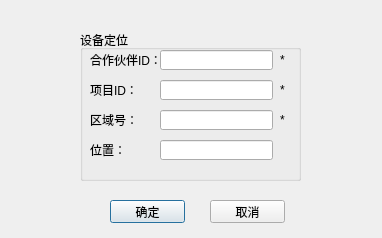
<?xml version="1.0" encoding="UTF-8"?>
<ui version="4.0">
 <class>SearchDlg</class>
 <widget class="QDialog" name="SearchDlg">
  <property name="geometry">
   <rect>
    <x>0</x>
    <y>0</y>
    <width>382</width>
    <height>238</height>
   </rect>
  </property>
  <property name="windowTitle">
   <string>Dialog</string>
  </property>
  <widget class="QGroupBox" name="groupBox_7">
   <property name="geometry">
    <rect>
     <x>80</x>
     <y>30</y>
     <width>221</width>
     <height>151</height>
    </rect>
   </property>
   <property name="title">
    <string>设备定位</string>
   </property>
   <widget class="QLabel" name="label_4">
    <property name="geometry">
     <rect>
      <x>10</x>
      <y>20</y>
      <width>71</width>
      <height>20</height>
     </rect>
    </property>
    <property name="text">
     <string>合作伙伴ID：</string>
    </property>
   </widget>
   <widget class="QLabel" name="label_6">
    <property name="geometry">
     <rect>
      <x>10</x>
      <y>50</y>
      <width>71</width>
      <height>20</height>
     </rect>
    </property>
    <property name="text">
     <string>项目ID：</string>
    </property>
   </widget>
   <widget class="QLineEdit" name="lineEdit">
    <property name="geometry">
     <rect>
      <x>80</x>
      <y>20</y>
      <width>113</width>
      <height>20</height>
     </rect>
    </property>
   </widget>
   <widget class="QLineEdit" name="lineEdit_2">
    <property name="geometry">
     <rect>
      <x>80</x>
      <y>50</y>
      <width>113</width>
      <height>20</height>
     </rect>
    </property>
   </widget>
   <widget class="QLabel" name="label_7">
    <property name="geometry">
     <rect>
      <x>10</x>
      <y>80</y>
      <width>71</width>
      <height>20</height>
     </rect>
    </property>
    <property name="text">
     <string>区域号：</string>
    </property>
   </widget>
   <widget class="QLineEdit" name="lineEdit_3">
    <property name="geometry">
     <rect>
      <x>80</x>
      <y>80</y>
      <width>113</width>
      <height>20</height>
     </rect>
    </property>
   </widget>
   <widget class="QLabel" name="label_12">
    <property name="geometry">
     <rect>
      <x>10</x>
      <y>110</y>
      <width>71</width>
      <height>20</height>
     </rect>
    </property>
    <property name="text">
     <string>位置：</string>
    </property>
   </widget>
   <widget class="QLineEdit" name="lineEdit_8">
    <property name="geometry">
     <rect>
      <x>80</x>
      <y>110</y>
      <width>113</width>
      <height>20</height>
     </rect>
    </property>
   </widget>
   <widget class="QLabel" name="label_13">
    <property name="geometry">
     <rect>
      <x>200</x>
      <y>20</y>
      <width>21</width>
      <height>20</height>
     </rect>
    </property>
    <property name="text">
     <string>*</string>
    </property>
   </widget>
   <widget class="QLabel" name="label_14">
    <property name="geometry">
     <rect>
      <x>200</x>
      <y>50</y>
      <width>21</width>
      <height>20</height>
     </rect>
    </property>
    <property name="text">
     <string>*</string>
    </property>
   </widget>
   <widget class="QLabel" name="label_15">
    <property name="geometry">
     <rect>
      <x>200</x>
      <y>80</y>
      <width>21</width>
      <height>20</height>
     </rect>
    </property>
    <property name="text">
     <string>*</string>
    </property>
   </widget>
  </widget>
  <widget class="QPushButton" name="pushButton">
   <property name="geometry">
    <rect>
     <x>110</x>
     <y>200</y>
     <width>75</width>
     <height>23</height>
    </rect>
   </property>
   <property name="text">
    <string>确定</string>
   </property>
  </widget>
  <widget class="QPushButton" name="pushButton_2">
   <property name="geometry">
    <rect>
     <x>210</x>
     <y>200</y>
     <width>75</width>
     <height>23</height>
    </rect>
   </property>
   <property name="text">
    <string>取消</string>
   </property>
  </widget>
 </widget>
 <resources/>
 <connections/>
</ui>
